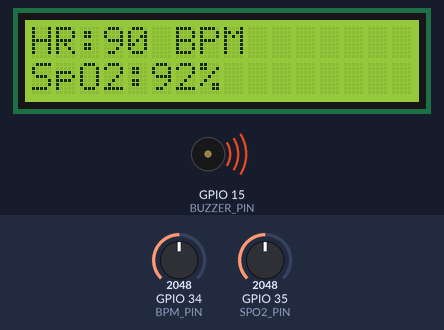
The sketch below on a simulated ESP32. On the bench: 16×2 character LCD, buzzer (waves = sounding). Inputs (shaded band) come from the test bench; at power-on: GPIO 35 (SPO2_PIN) = 2048, GPIO 34 (BPM_PIN) = 2048. What the sketch prints to the serial monitor is not drawn.

Above: at 3.2 s.
3.3 s: GPIO 35 (SPO2_PIN) set to 2665
At 4.5 s:
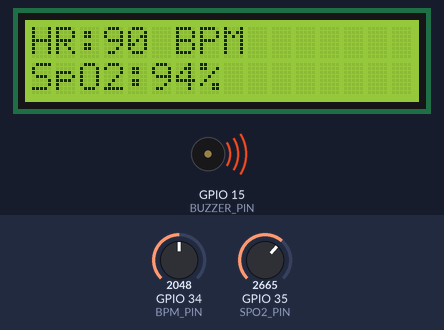
5.6 s: GPIO 35 (SPO2_PIN) set to 2770
At 7.3 s:
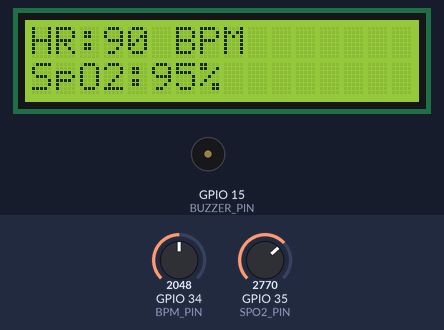
7.6 s: GPIO 34 (BPM_PIN) set to 2731
At 9.4 s:
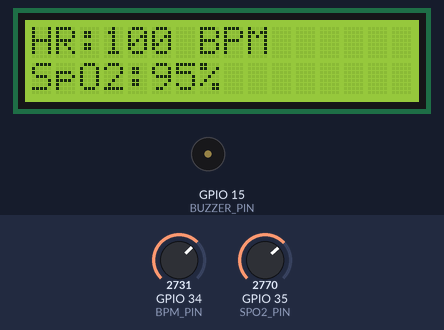
9.7 s: GPIO 34 (BPM_PIN) set to 2870
At 11.3 s:
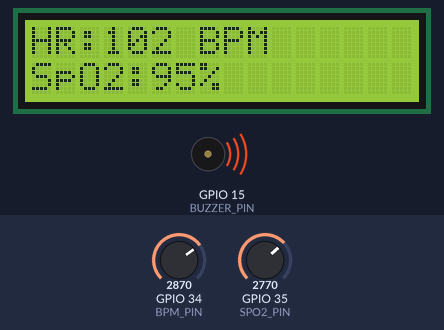
11.7 s: GPIO 34 (BPM_PIN) set to 2866
At 13.2 s:
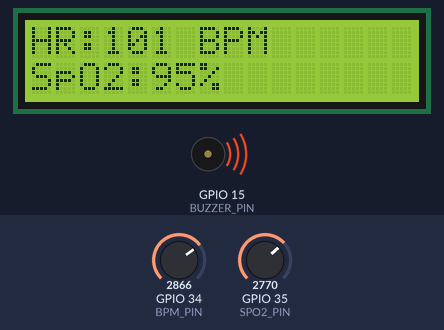
13.8 s: GPIO 35 (SPO2_PIN) set to 2047
At 15.1 s:
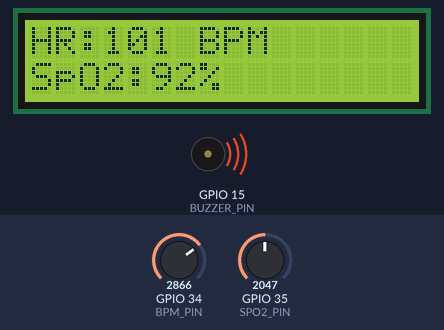
Timing chart, 0 to 16.8 s (numbered marks = the images above; inputs shaded):
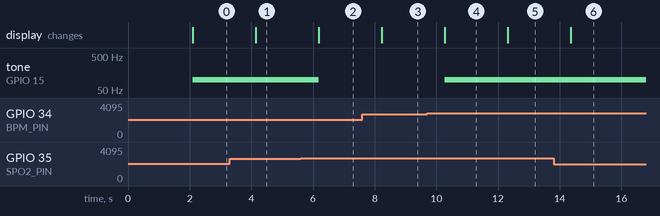

Measured:
- the behaviour switches between 2729 and 2730 on GPIO 35 (SPO2_PIN) (found by bisection; images 1 and 2)
- the behaviour switches between 2798 and 2799 on GPIO 34 (BPM_PIN) (found by bisection; images 3 and 4)
- after the input at 3.3 s, the display: changes after 0.84 s (image 1)
- after the input at 5.6 s, tone on GPIO 15 (BUZZER_PIN): 100 Hz → silent after 0.58 s; the display: changes after 0.58 s (image 2)
- after the input at 7.6 s, the display: changes after 0.62 s (image 3)
- after the input at 9.7 s, tone on GPIO 15 (BUZZER_PIN): silent → 100 Hz after 0.57 s; the display: changes after 0.57 s (image 4)
- after the input at 11.7 s, the display: changes after 0.61 s (image 5)
- after the input at 13.8 s, the display: changes after 0.55 s (image 6)

The sketch:

sketch.ino
```cpp
#include <Wire.h>
#include <LiquidCrystal_I2C.h>

LiquidCrystal_I2C lcd(0x27, 16, 2);

#define BPM_PIN 34
#define SPO2_PIN 35
#define BUZZER_PIN 15

void setup() {
  Serial.begin(115200);

  lcd.init();
  lcd.backlight();

  pinMode(BUZZER_PIN, OUTPUT);

  lcd.setCursor(0, 0);
  lcd.print("Health Monitor");
  delay(2000);
  lcd.clear();
}

void loop() {
  int bpmRaw = analogRead(BPM_PIN);
  int spo2Raw = analogRead(SPO2_PIN);

  // Simulate Heart Rate and SpO2
  int bpm = map(bpmRaw, 0, 4095, 60, 120);
  int spo2 = map(spo2Raw, 0, 4095, 85, 100);

  lcd.clear();

  lcd.setCursor(0, 0);
  lcd.print("HR:");
  lcd.print(bpm);
  lcd.print(" BPM");

  lcd.setCursor(0, 1);
  lcd.print("SpO2:");
  lcd.print(spo2);
  lcd.print("%");

  Serial.print("Heart Rate: ");
  Serial.print(bpm);
  Serial.print(" BPM  |  SpO2: ");
  Serial.print(spo2);
  Serial.println("%");

  // Alert condition
  if (bpm < 60 || bpm > 100 || spo2 < 95) {
    tone(BUZZER_PIN, 100);
  } else {
    noTone(BUZZER_PIN);
  }

  delay(1000);
}
```
